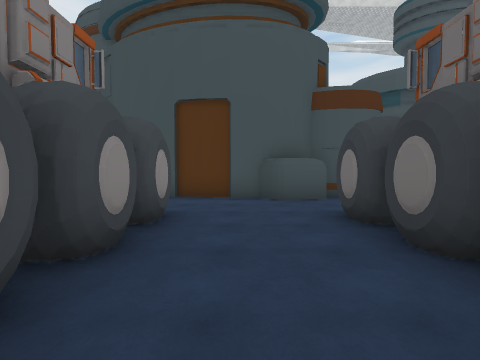
view 1 (above)

24 first-person views from a walk through a Unity game level. The camera is 1.4 m above the floor, tilts 2° down and sees 90° across. The floor is counted in squares, 2 m on a side. Each view is taken from the middle of a square. On the plan, view 1 faces up. The plan holds only what a view shows up to about 9 squares ahead; the rest is blank. The place goes on beyond the plan. The player character is not drawn. Some surface patterns are stand-ins.

view 2
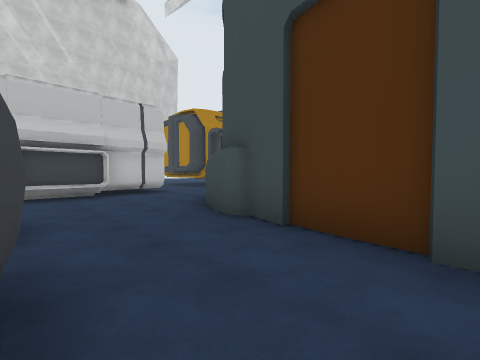

view 3
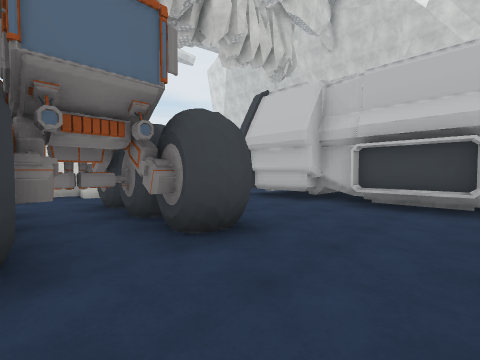

view 4
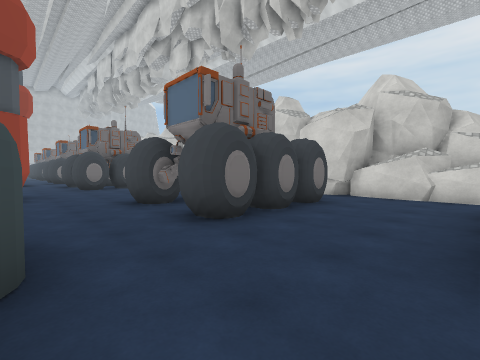

view 5
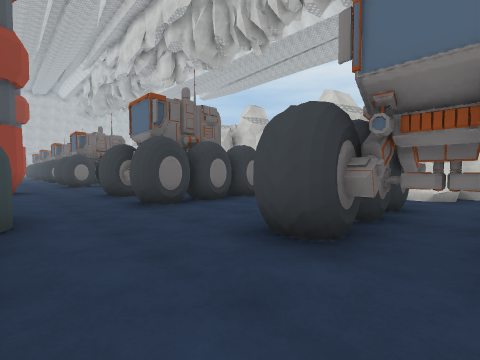

view 6
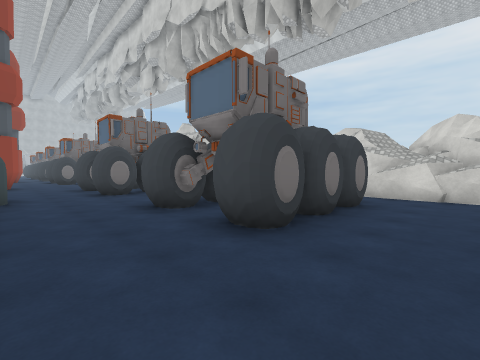

view 7
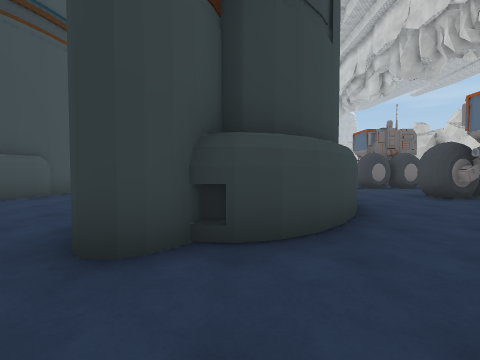

view 8
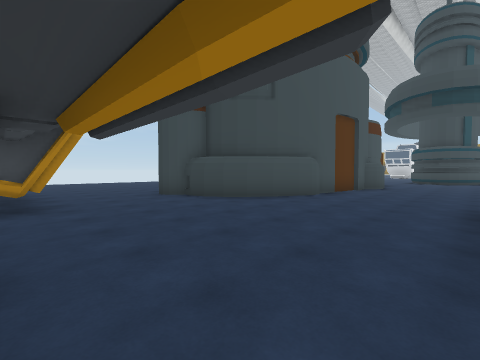

view 9
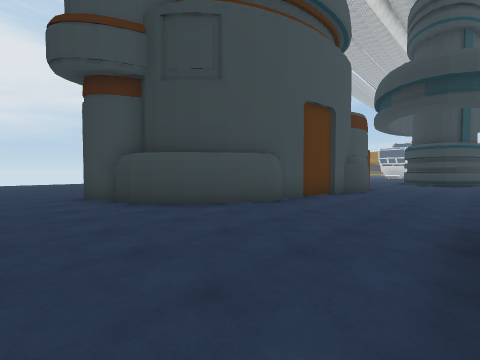

view 10
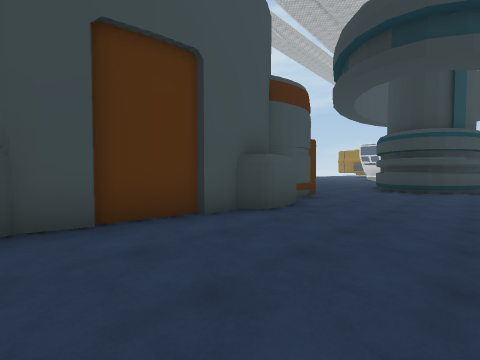

view 11
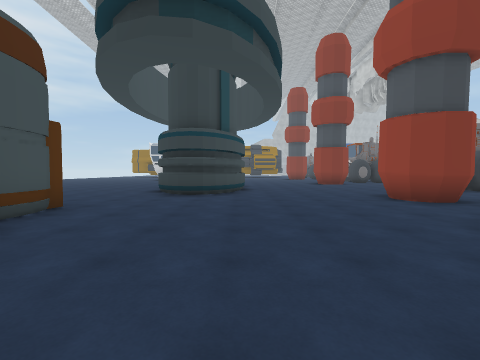

view 12
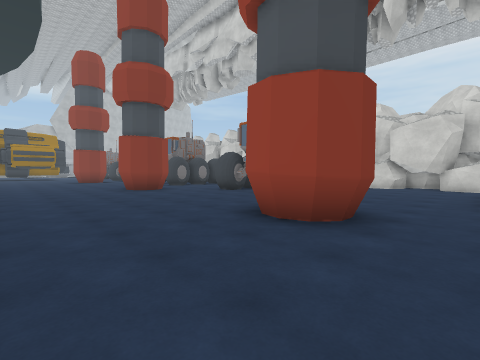

view 13
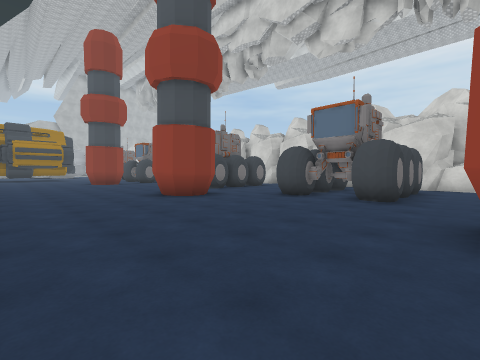

view 14
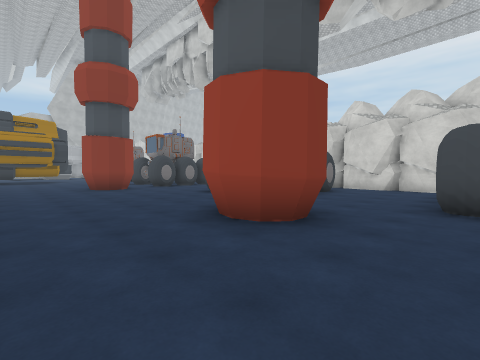

view 15
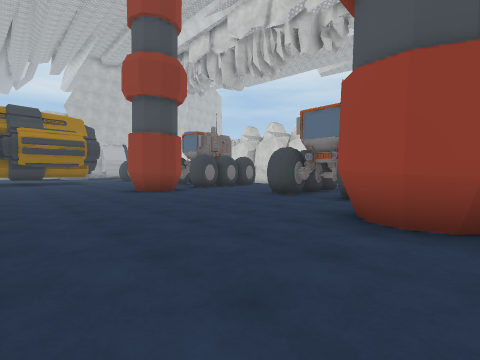

view 16
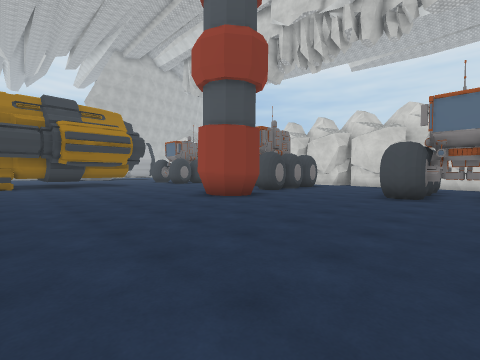

view 17
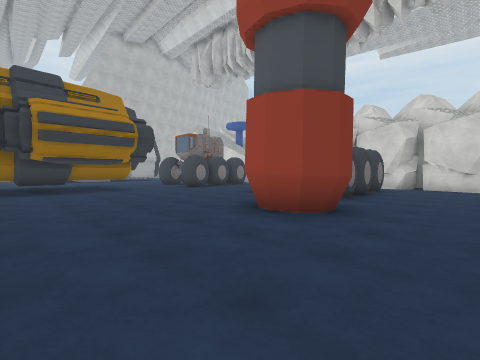

view 18
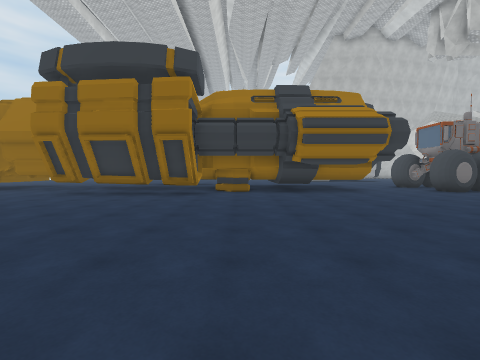

view 19
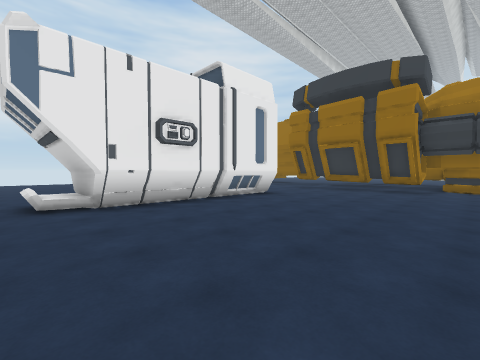

view 20
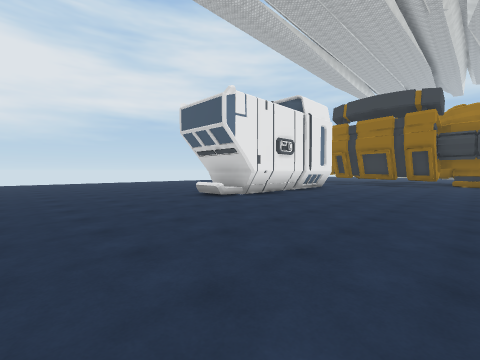

view 21
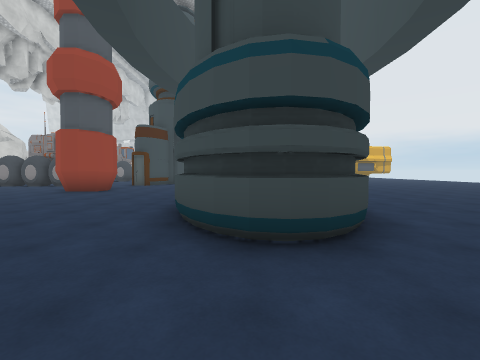

view 22
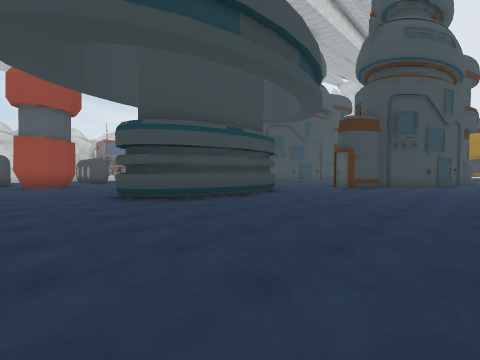

view 23
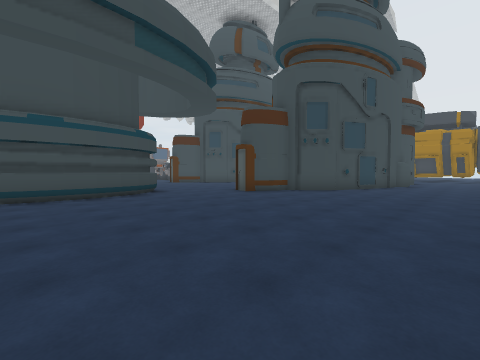

view 24
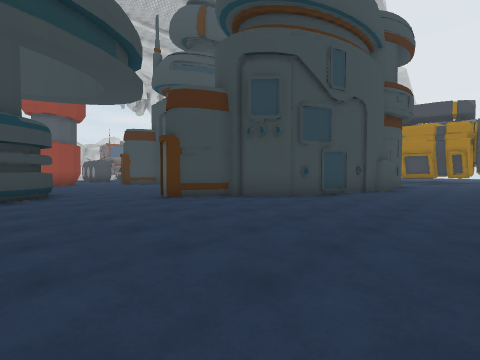

### Floor plan
Key: @ floor where view 1 was taken; # wall or solid block; . floor; O other object.
Columns run from 8 left of view 1 to 31 right of it. Each row starts with its distance up from view 1.
 23   ..                   ..  ..
 22  ....                  ... ...
 21  ....................  .......
 20  ....................  .....          #
 19  .... .......................        .#
 18  ...O  ###...................       ..#
 17 #...     ###................#      ..
 16 .....##    ##...............######..##
 15 ......####  ##O.....................##
 14 ........... ......###...............##
 13 ................O## ##..............##
 12 ................O## ##...............##
 11 ..................###................##
 10  .O       ...........................##
  9 ...#       ..........................##
  8 #..         .........................##
  7 #... #######O..##....................##
  6 ##.......  ....##.....##......##......
  5 ##....................# ......##.......
  4 #...#.OO..#.#.....#.#...#.OO...#  ...#O
  3 ##..  #... .#.....O. ...  #....#     O
  2 ##..#O##..#O ..... O#... O# ...        O
  1 ##..#O##..#  ..... .#...#O# ...        O
  0   ......@..  .....   ...... ...
 -1   ##..#####  ##.##   #.# #. ##
 -2   ###.#####   #      ###
 -3     ###

Where each view was taken, in squares from view 1:
view 1: 0 up, 0 right, facing up
view 2: 4 up, 0 right, facing up-left
view 3: 6 up, 2 left, facing down-left
view 4: 6 up, 1 left, facing down-right
view 5: 6 up, 3 left, facing down-right
view 6: 6 up, 6 left, facing down-right
view 7: 9 up, 8 left, facing right
view 8: 11 up, 8 left, facing up-right
view 9: 11 up, 6 left, facing up-right
view 10: 11 up, 1 left, facing up-right
view 11: 11 up, 1 right, facing right
view 12: 10 up, 5 right, facing down-right
view 13: 10 up, 8 right, facing down-right
view 14: 9 up, 12 right, facing down-right
view 15: 10 up, 14 right, facing down-right
view 16: 11 up, 17 right, facing down-right
view 17: 10 up, 20 right, facing down-right
view 18: 11 up, 21 right, facing right
view 19: 11 up, 19 right, facing up-right
view 20: 11 up, 15 right, facing up-right
view 21: 12 up, 16 right, facing left
view 22: 19 up, 16 right, facing down-left
view 23: 21 up, 12 right, facing down-left
view 24: 21 up, 9 right, facing down-left
